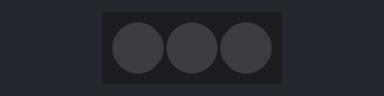
Bench run of a sketch on a simulated Arduino Uno, built with avr-gcc and run on an emulated ATmega328P. Parts: 3 RGB LEDs in strip order, left to right. Dim RGB values are drawn brighter than linear; the strip is taken to match the declared colour order.

Above: at 0.3 s.
At 2.68 s:
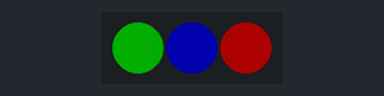
At 5.14 s:
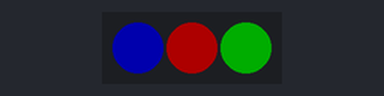
At 9.7 s:
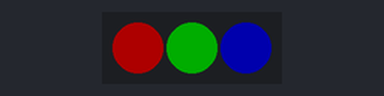
Timing chart, 0 to 12.5 s (numbered marks = the images above):
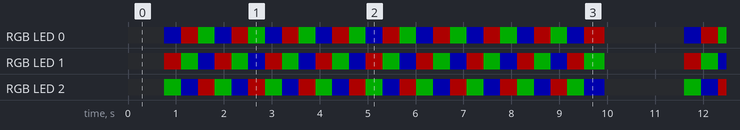

The sketch:

test2.ino
```cpp
#include <Adafruit_NeoPixel.h>

#define LED_PIN     6
#define LED_COUNT  3

#define BRIGHTNESS 50

Adafruit_NeoPixel strip(LED_COUNT, LED_PIN, NEO_GRBW + NEO_RGB);

void setup() {
  strip.begin();           // INITIALIZE NeoPixel strip object (REQUIRED)
  strip.show();            // Turn OFF all pixels ASAP
  strip.setBrightness(BRIGHTNESS);
}

void loop() {
  rainbowFade2White(0, 10, 0);
}

void rainbowFade2White(int wait, int rainbowLoops, int whiteLoops) {
  int fadeVal=0, fadeMax=100;

  for(uint32_t firstPixelHue = 0; firstPixelHue < rainbowLoops*65536;
    firstPixelHue += 256) {

    for(int i=0; i<strip.numPixels(); i++) { // For each pixel in strip...

      uint32_t pixelHue = firstPixelHue + (i * 65536L / strip.numPixels());
      strip.setPixelColor(i, strip.gamma32(strip.ColorHSV(pixelHue, 255,
        255 * fadeVal / fadeMax)));
    }

    strip.show();
    delay(wait);

    if(firstPixelHue < 65536) {                              // First loop,
      if(fadeVal < fadeMax) fadeVal++;                       // fade in
    } else if(firstPixelHue >= ((rainbowLoops-1) * 65536)) { // Last loop,
      if(fadeVal > 0) fadeVal--;                             // fade out
    } else {
      fadeVal = fadeMax; // Interim loop, make sure fade is at max
    }
  }
}
```

Measured:
- by itself, RGB LED 0: off → RGB(0, 0, 50) at 0.76 s, → RGB(50, 0, 0) 0.35 s later, → RGB(0, 50, 0) 0.35 s later, → RGB(0, 0, 50) 0.35 s later, … (324 changes in this stretch)
- by itself, RGB LED 1: off → RGB(50, 0, 0) at 0.76 s, → RGB(0, 50, 0) 0.35 s later, → RGB(0, 0, 50) 0.35 s later, → RGB(50, 0, 0) 0.35 s later, … (324 changes in this stretch)
- by itself, everything shown: repeats every 10.8 s, in 27 steps
